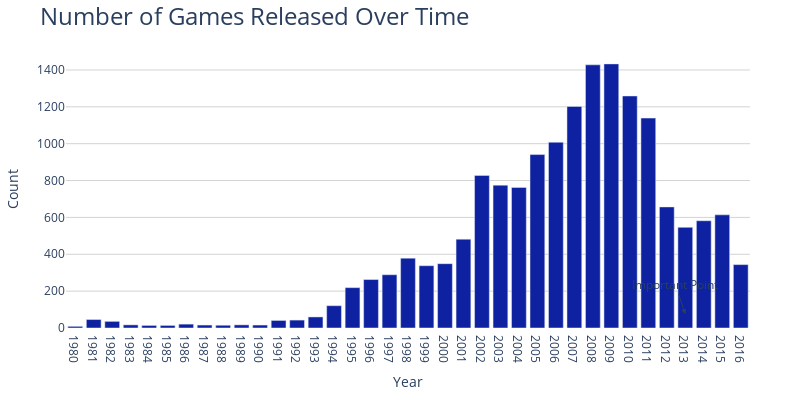

Notebook code for this chart:
### Code cell
# Number of Games Released Over Time (Bar Chart)

fig = px.bar(games_released_over_time, x='Year', y='count',
             title='Number of Games Released Over Time',
             color_discrete_sequence=['#0E21A0'])

fig.update_xaxes(title_text='Year', tickmode='linear', tick0=2010, dtick=1)
fig.update_yaxes(title_text='Count')
fig.update_layout(
    title_font_size=24,
    width=800,
    height=400,
    margin=dict(l=50, r=50, t=50, b=50)
)

fig.update_layout(
    plot_bgcolor='white',  # Background color
    xaxis=dict(showgrid=False),  # Hide x-axis grid lines
    yaxis=dict(showgrid=True, gridcolor='lightgray')  # Customize y-axis grid lines
)

fig.show()

### Figure 1 — Plotly figure (JSON) as saved in the notebook; plotly's stock layout.template omitted (floating-point values rounded to 4 significant figures)
{"data": [{"alignmentgroup": "True", "hovertemplate": "Year=%{x}<br>count=%{y}<extra></extra>", "legendgroup": "", "marker": {"color": "#0E21A0", "pattern": {"shape": ""}}, "name": "", "offsetgroup": "", "orientation": "v", "showlegend": false, "textposition": "auto", "type": "bar", "x": [1980, 1981, 1982, 1983, 1984, 1985, 1986, 1987, 1988, 1989, 1990, 1991, 1992, 1993, 1994, 1995, 1996, 1997, 1998, 1999, 2000, 2001, 2002, 2003, 2004, 2005, 2006, 2007, 2008, 2009, 2010, 2011, 2012, 2013, 2014, 2015, 2016], "xaxis": "x", "y": [9, 46, 36, 17, 14, 14, 21, 16, 15, 17, 16, 41, 43, 60, 121, 219, 263, 289, 379, 338, 349, 482, 828, 775, 763, 941, 1008, 1202, 1428, 1433, 1259, 1139, 657, 546, 582, 614, 344], "yaxis": "y"}], "layout": {"annotations": [{"arrowhead": 2, "showarrow": true, "text": "Important Point", "x": 2013, "y": 75}], "barmode": "relative", "height": 400, "legend": {"tracegroupgap": 0}, "margin": {"b": 50, "l": 50, "r": 50, "t": 50}, "plot_bgcolor": "white", "title": {"font": {"size": 24}, "text": "Number of Games Released Over Time"}, "width": 800, "xaxis": {"anchor": "y", "domain": [0, 1], "dtick": 1, "showgrid": false, "tick0": 2010, "tickmode": "linear", "title": {"text": "Year"}}, "yaxis": {"anchor": "x", "domain": [0, 1], "gridcolor": "lightgray", "showgrid": true, "title": {"text": "Count"}}}}
